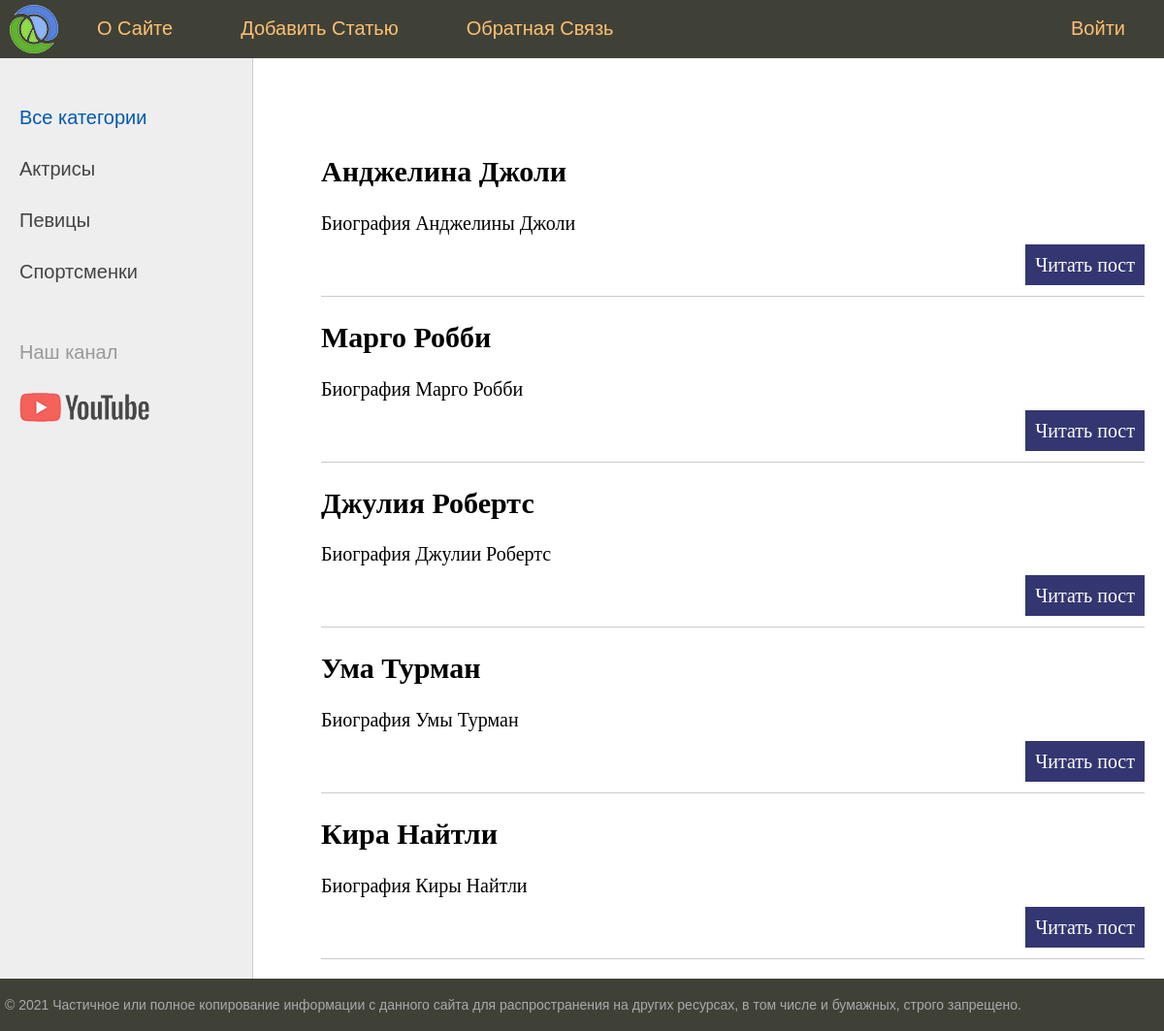
The page / on the database its author committed.
### women/models.py (models this page shows, shortened)
class Women(models.Model):
    title = models.CharField(max_length=255) # ссылка на экземпляр класса CharField (определяет текстовое поле)
    content = models.TextField(blank=True) # параметр blank говорит о том, что поле может быть пустым
    photo = models.ImageField(upload_to='photos/%Y/%m/%d/') # поле, в которое будем загружать фото. Можно указать шаблон загрузки
    time_create = models.DateTimeField(auto_now_add=True) # данное поле будет принимать текущее время
    time_update = models.DateTimeField(auto_now=True) # для этого поля время будет меняться каждый раз,
    is_published = models.BooleanField(default=True)

### women/views.py (the view)
# urls.py: path('', index, name='home'), # для каждого адреса будет добавляться префикс women, так как мы указали его в главном url.py проекта
def index(request): #HttpRequest
    posts = Women.objects.all()
    return render(request, 'women/index.html', {'menu': menu, 'title': 'Главная страница',
                    'posts': posts}) # используем функцию render, чтобы загрузить шаблон

### women/templates/women/index.html (shortened to what this page needs)
{% extends 'women/base.html' %}
{% block content %}
<ul class="list-articles">
	{% for p in posts %}
			<li><h2>{{p.title}}</h2>
	{% autoescape on %}
	{{p.content|linebreaks|truncatewords:50}}
	{% endautoescape %}
			<p class="link-read-post"><a href="#">Читать пост</a></p>
			</li>
	{% endfor %}
</ul>
{% endblock %}

### women/templates/women/base.html (shortened to what this page needs)
{% load static %}
<!DOCTYPE html>
<html>
<head>
	<link type="text/css" href="{% static 'women/css/styles.css' %}" rel="stylesheet" />
</head>
<body>
<table class="table-page" border=0 cellpadding="0" cellspacing="0">
<tr><td valign=top>
{% block mainmenu %}
		<div class="header">
			<ul id="mainmenu" class="mainmenu">
			<li class="logo"><a href="#"><div class="logo"></div></a></li>
{% for m in menu %}
	{% if not forloop.last %}
			<li><a href="#">{{m.title}}</a></li>
	{% else %}
			<li class="last"><a href="#">{{m.title}}</a></li>
	{% endif %}
{% endfor %}
			</ul>
		</div>
{% endblock mainmenu %}
<table class="table-content" border=0 cellpadding="0" cellspacing="0">
<tr>
	<td valign="top" class="left-chapters">
	<ul id="leftchapters">
		<li class="selected">Все категории</li>
		<li><a href="#">Актрисы</a></li>
		<li><a href="#">Певицы</a></li>
		<li><a href="#">Спортсменки</a></li>
		<li class="share">
		<p>Наш канал</p>
		<a class="share-yt" href="https://www.youtube.com/channel/UClJzWfGWuGJL2t-3dYKcHTA/playlists" target="_blank" rel="nofollow"></a>
		</li>
	</ul>
</td>
<td valign="top" class="content">
	<div class="content-text">
{% block content %}
{% endblock %}
	</div>
</td></tr></table>
</td></tr>
<tr><td valign=top>
	<div id="footer">
		<p>&copy; 2021 Частичное или полное копирование информации с данного сайта для распространения на других ресурсах, в том числе и бумажных, строго запрещено.</p>
	</div>
</td></tr></table>
</body>
</html>

### women/static/women/css/styles.css (style rules this page uses)
html, body { font-family: 'Arial'; margin: 0; padding: 0; height: 100%; width: 100%; color: #444; }
a { color: #0059b2; text-decoration: none; }
p.link-read-post { text-align: right; }
p.link-read-post a { padding: 10px; min-width: 100px; background: #333671; color: #fff; text-decoration: none; }
ul.list-articles { list-style: none; margin: 0; padding: 0; }
ul.list-articles li { border-bottom: 1px solid #ccc; }
.table-page { width: 100%; height: 100%; vertical-align: top; }
.table-page tr { height: 100%; }
.header { background: #3F4137; height: 60px; }
.logo { background: url('../images/logo.png') no-repeat 10px 5px; width: 70px; height: 60px; }
ul.mainmenu { list-style: none; margin: 0; padding: 0; height: 60px; color: #fdc073; font-size: 20px; overflow: hidden; }
ul.mainmenu li { float: left; margin: 18px 40px 0 30px; }
ul.mainmenu li.logo { margin: 0; }
ul.mainmenu li.last { float: right; }
ul.mainmenu li a { color: #fdc073; text-decoration: none; }
.table-content { width: 100%; min-height: 100%; height: 100%; }
.left-chapters { margin: 0; background: #eee; border-right: 1px solid #ccc; min-height: 100%; }
.left-chapters ul { width: 230px; min-height: 100%; margin: 0; padding: 20px 10px 10px 20px; list-style: none; font-size: 20px; }
.left-chapters ul li { margin: 30px 0 0 0; color: #999; }
.left-chapters ul li.selected { color: #0059b2; }
.left-chapters ul li a { color: #444; text-decoration: none; }
.left-chapters ul li.share { margin: 60px 0 0 0; }
.left-chapters ul li.share p { margin: 30px 0 30px 0; }
.left-chapters ul li.share a { display: inline-block; width: 40px; height: 40px; margin: 0 20px 0 0; }
.left-chapters ul li.share a.share-yt { width: 100%; height: 30px; background: url('../images/share_yt.png') no-repeat 0 0 }
.content { padding: 40px 20px 20px 40px; width: 100%; box-sizing: border-box; }
.content-text { margin: 60px 0 0 30px; color: #000; font-size: 20px; font-family: Yandex Sans Display Light; }
#footer { box-sizing: border-box; background: #3F4137; padding: 5px; color: #aaa; font-size: 14px; font-family: Verdana, Geneva, Arial, Helvetica; text-align: left; overflow: hidden; }

### rows shown on the page
Women: title "Анджелина Джоли", content "Биография Анджелины Джоли"
Women: title "Марго Робби", content "Биография Марго Робби"
Women: title "Джулия Робертс", content "Биография Джулии Робертс"
Women: title "Ума Турман", content "Биография Умы Турман"
Women: title "Кира Найтли", content "Биография Киры Найтли"

### other values the page prints
{{ m.title }} "О Сайте" "Добавить Статью" "Обратная Связь"
{{ m.title }} "Войти"
